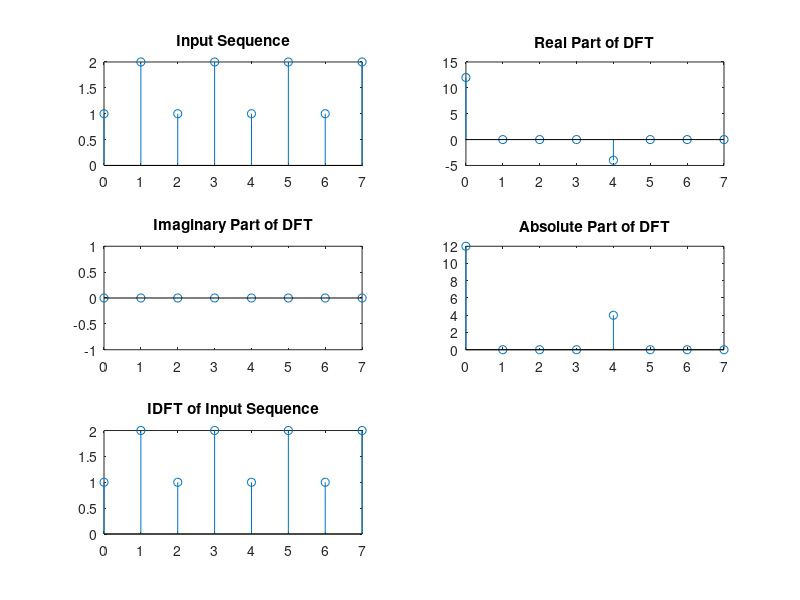

Source code (MATLAB):
%% computing DFT and IDFT


x = [1 2 1 2 1 2 1 2];
n = 0:length(x)-1;

DFT = fft(x)
IDFT = ifft(DFT)

subplot(3,2,1)
stem(n,x)
title('Input Sequence')

subplot(3,2,2)
stem(n,real(DFT));
title('Real Part of DFT')

subplot(3,2,3)
stem(n, imag(DFT));
title('Imaginary Part of DFT')

subplot(3,2,4)
stem(n, abs(DFT));
title('Absolute Part of DFT')

subplot(3,2,5)
stem(n,IDFT);
title('IDFT of Input Sequence')